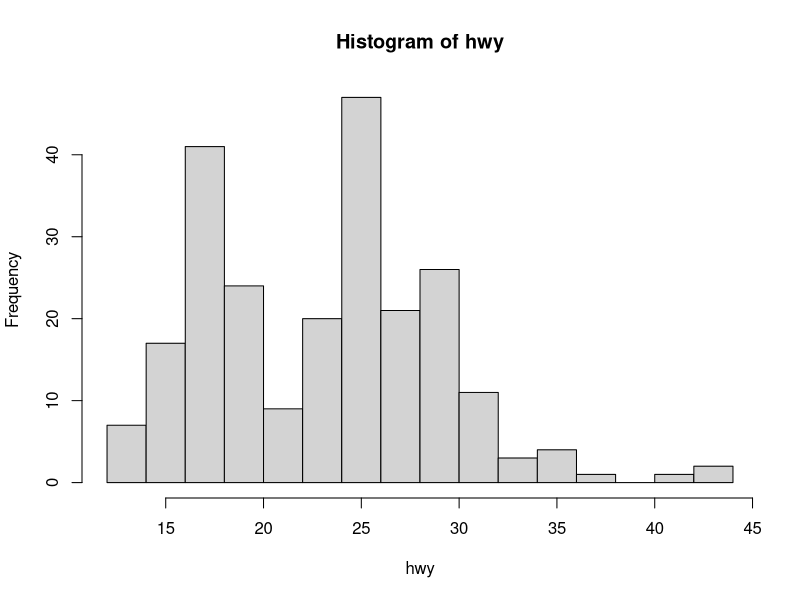
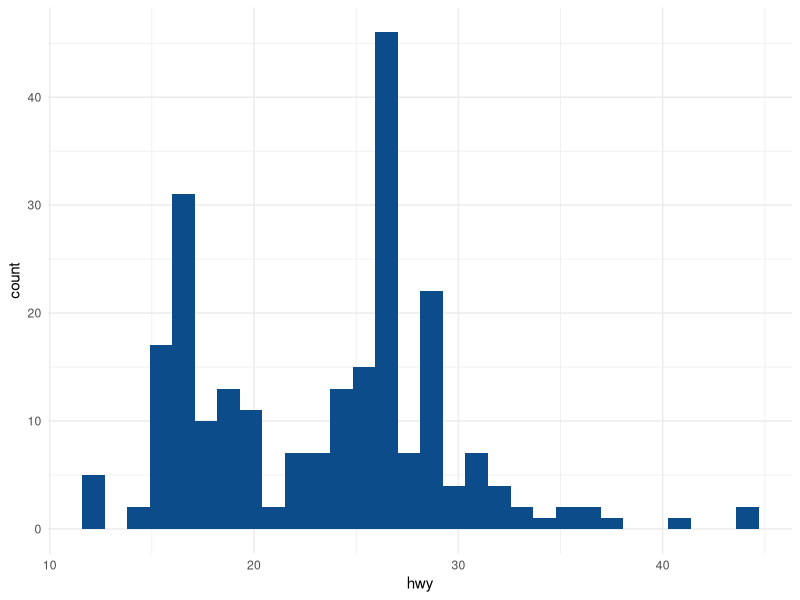
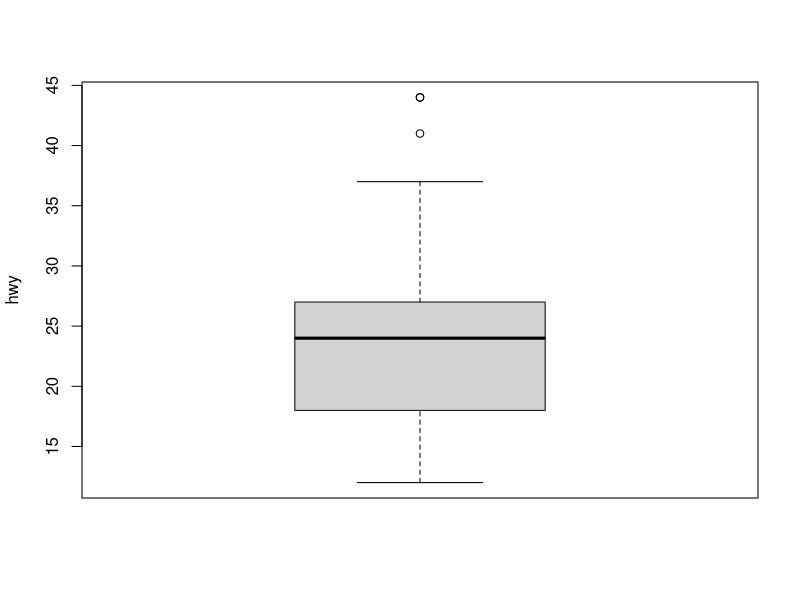
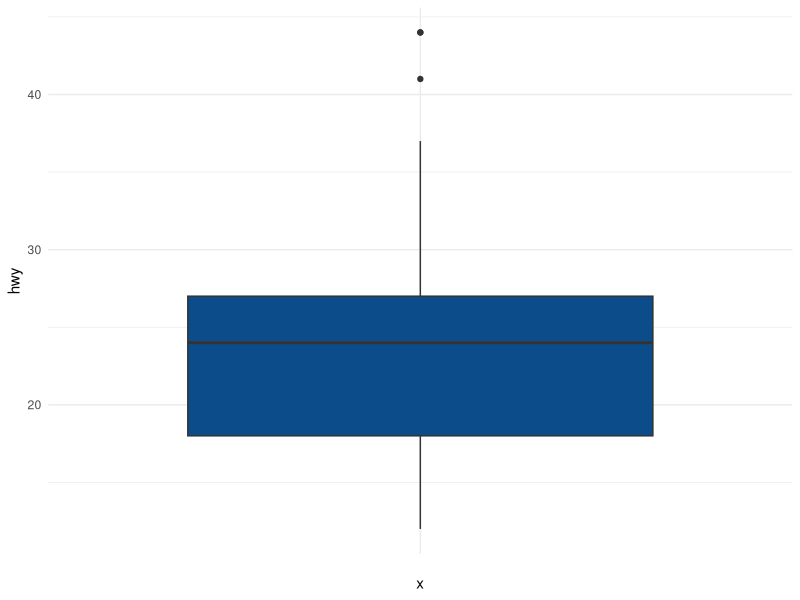
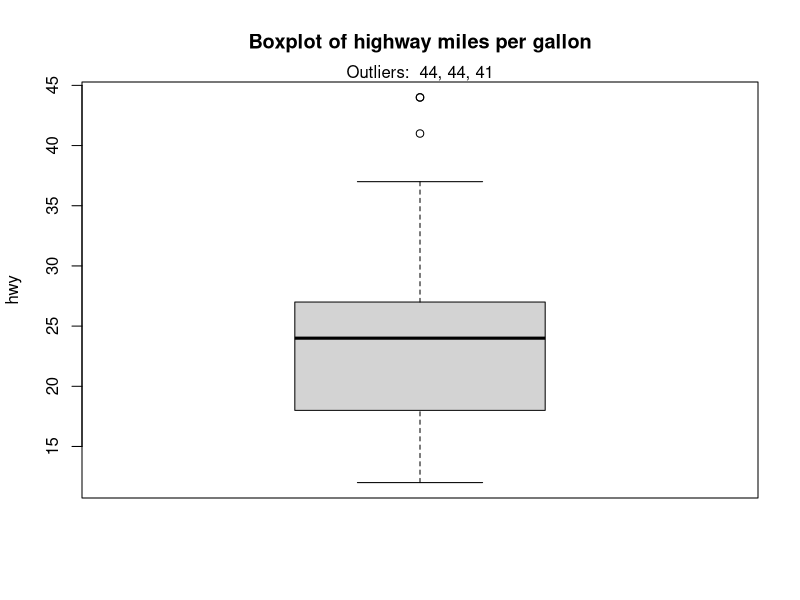

Reproduce these figures in R, in order.
# Arun Anirudhan

# https://statsandr.com/blog/outliers-detection-in-r/

# An outlier is a value or an observation that is distant from other observations, 
# that is to say, a data point that differs significantly from other data points.

# For instance, a human weighting 786 kg (1733 pounds) is clearly an error when encoding the weight of the subject.

library("ggplot2")
dat <- ggplot2::mpg
summary(dat$hwy)

hist(dat$hwy,
     xlab = "hwy",
     main = "Histogram of hwy",
     breaks = sqrt(nrow(dat))
) # set number of bins

ggplot(dat) +
  aes(x = hwy) +
  geom_histogram(bins = 30L, fill = "#0c4c8a") +
  theme_minimal()

boxplot(dat$hwy,
        ylab = "hwy"
)

ggplot(dat) +
  aes(x = "", y = hwy) +
  geom_boxplot(fill = "#0c4c8a") +
  theme_minimal()

# I=[q0.25???1.5???IQR;q0.75+1.5???IQR]

boxplot.stats(dat$hwy)$out

# Thanks to the which() function it is possible to extract the row number corresponding to these outliers:
out <- boxplot.stats(dat$hwy)$out
out_ind <- which(dat$hwy %in% c(out))
out_ind

dat[out_ind, ]


boxplot(dat$hwy,
        ylab = "hwy",
        main = "Boxplot of highway miles per gallon"
)
mtext(paste("Outliers: ", paste(out, collapse = ", ")))

lower_bound <- quantile(dat$hwy, 0.025)
lower_bound

upper_bound <- quantile(dat$hwy, 0.975)
upper_bound

outlier_ind <- which(dat$hwy < lower_bound | dat$hwy > upper_bound)
outlier_ind

dat[outlier_ind, "hwy"]

dat[outlier_ind, ]


# Setting the percentiles to 1 and 99 gives the same potential outliers as with the IQR criterion.

lower_bound <- quantile(dat$hwy, 0.01)
upper_bound <- quantile(dat$hwy, 0.99)

outlier_ind <- which(dat$hwy < lower_bound | dat$hwy > upper_bound)

dat[outlier_ind, ]

subset(dat, hwy != 44)


iqr <- IQR(dat$hwy)
up <-  quantile(dat$hwy, 0.75) + 1.5*iqr # Upper Range  
low<- quantile(dat$hwy, 0.25) - 1.5*iqr # Lower Range???


eliminated <- subset(dat, dat$hwy > low & dat$hwy < up)
